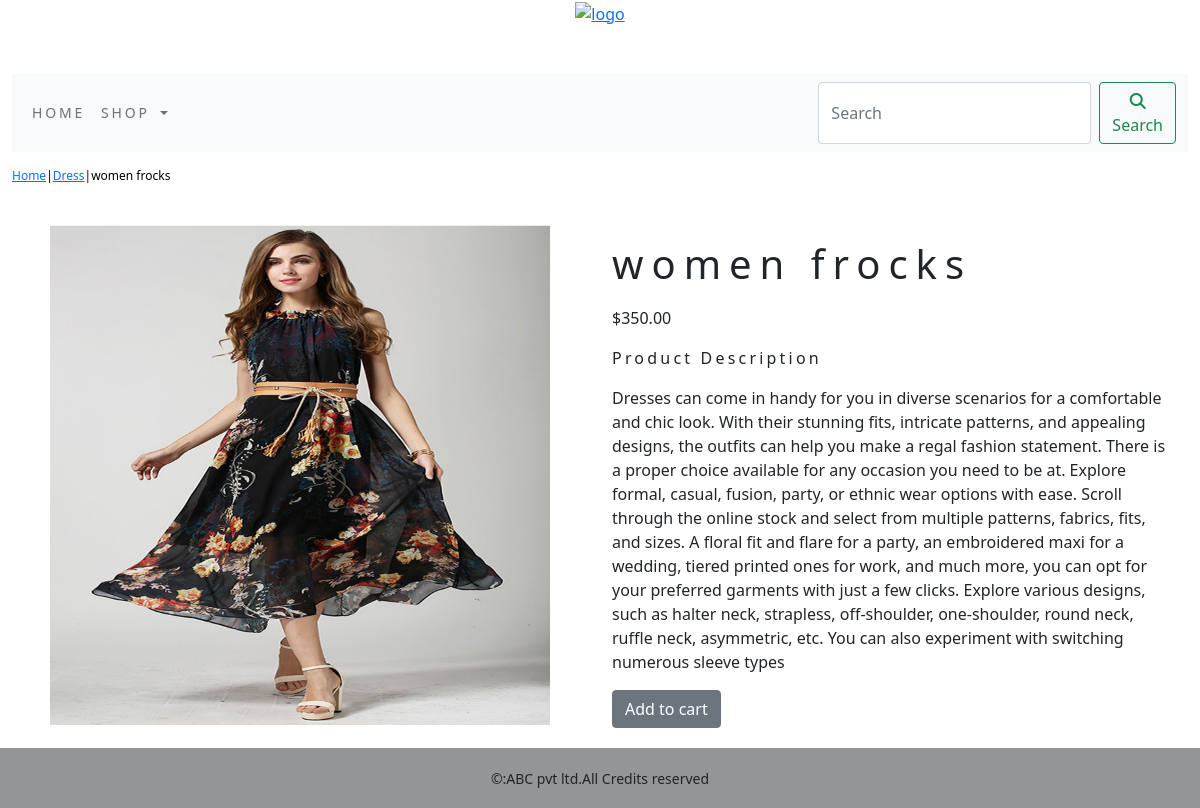
Page /shop/dress/women-frocks/ on the committed database.
### shopapp/models.py (models this page shows, shortened)
class product(models.Model):
    name = models.CharField(max_length=250, unique=True)
    slug = models.CharField(max_length=250, unique=True)
    description = models.TextField(blank=True)
    price=models.DecimalField(max_digits=10,decimal_places=2)
    category=models.ForeignKey(category,on_delete=models.CASCADE)
    image = models.ImageField(upload_to='product', blank=True)
    stock=models.IntegerField()
    available=models.BooleanField(default=True)
    created=models.DateTimeField(auto_now_add=True)
    updated=models.DateTimeField(auto_now=True)
    class Meta:
        ordering = ('name',)
        verbose_name = 'product'
        verbose_name_plural = 'products'

class category(models.Model):
    name=models.CharField(max_length=250,unique=True)
    slug=models.CharField(max_length=250,unique=True)
    description=models.TextField(blank=True)
    image=models.ImageField(upload_to='category',blank=True)
    class Meta:
        ordering=('name',)
        verbose_name='category'
        verbose_name_plural='categories'
    def get_urls(self):
        return reverse('shopapp:products_by_category',args=[self.slug])
    def __str__(self):
        return '{}'.format(self.name)

### shopapp/views.py (the view)
# urls.py: path('<slug:c_slug>/<slug:product_slug>/',views.prodet,name='product_category_detail')
def prodet(request,c_slug,product_slug):
    try:
        prod=product.objects.get(category__slug=c_slug,slug=product_slug)
    except Exception as e:
        raise e
    return render(request,"product.html",{'product':prod})

### cart_app/context_processors.py (called while the page is built)
def counter(request):
    item_count=0
    if 'admin' in request.path:
        return {}
    else:
        try:
            cart=Cart_tb.objects.filter(cart_id=_cart_id(request))
            cart_items=Cartitem.objects.all().filter(cart=cart[:1])
            for cart_item in cart_items:
                item_count += cart_item.quantity
        except Cart_tb.DoesNotExist:
            item_count=0
    return dict(item_count=item_count)

### cart_app/views.py (called while the page is built)
def _cart_id(request):
    cart=request.session.session_key
    if not cart:
        cart=request.session.create()
    return cart

### shopapp/context_processors.py (called while the page is built)
def menu_links(request):
    links=category.objects.all()
    return dict(links=links)

### templates/product.html (shortened to what this page needs)
{% extends 'base.html' %}
{% load static %}
{% block content %}
<div class="row my_prod_row_class">
    <div class="mx_auto">
        <p><a href="{% url 'shopapp:allprocat' %}">Home</a>|<a href="{{product.category.get_url}}">{{product.category}}</a>|{{product.name}}</p>
    </div>
<div class="container">
<br>
<div class="row">
        <div class="col-12 col-sm-12 col-md-12 col-lg-6 text-center">
            <div style="min-width:18rem;">
            <img src="{{product.image.url }}" alt="{{product.name}}" width="500" height="500">
        </div>
            </div>
    <div class="col-12 col-sm-12 col-md-12 col-lg-6">
        <div>
        <h1 class="my_prod_title">{{product.name}}</h1>
        <p>${{product.price}}</p>
        <p class="my_title">Product Description</p>
        <p class="text-justify my_prod_text">{{product.description}}</p>
        {% if product.stock <= 0 %}
        <p class="text-justify my_prod_text"><b>out of stock</b></p>
        {% else %}
        <a class="btn btn-secondary" href="{% url 'cart_app:add_cart' product.id %}">Add to cart</a>
        {% endif %}
    </div>
</div>
    </div>
</div>
</div>
{% endblock %}

### static/css/custom.css (style rules this page uses)
body { font-family:'Roboto', sans-serif; }
.my_title { font-size=16px; text_transform:uppercase; letter-spacing:.2em; }
.my_prod_row_class { padding-top:15px; padding-bottom:20px; }
.my_prod_row_class .mx_auto { color:#000; font-size:12px; text-decoration:none; }
.my_prod_title { font-size=16px; text_transform:uppercase; letter-spacing:.2em; padding-top:15px; padding-bottom:10px; }
.my_prod_text { padding-right:20px; }

### rows in the picture
product: category "Dress", name "women frocks", image (picture), price "350.00", description "Dresses can come in handy for you in diverse scenarios for a comfortable and chic look. With their stunning fits, intricate patterns, and appealing designs, the outfits can help you make a regal fashion statement. There is a proper choice available for any occasion you need to be at. Explore formal, casual, fusion, party, or ethnic wear options with ease. Scroll through the online stock and select from multiple patterns, fabrics, fits, and sizes. A floral fit and flare for a party, an embroidered maxi for a wedding, tiered printed ones for work, and much more, you can opt for your preferred garments with just a few clicks. Explore various designs, such as halter neck, strapless,…"
